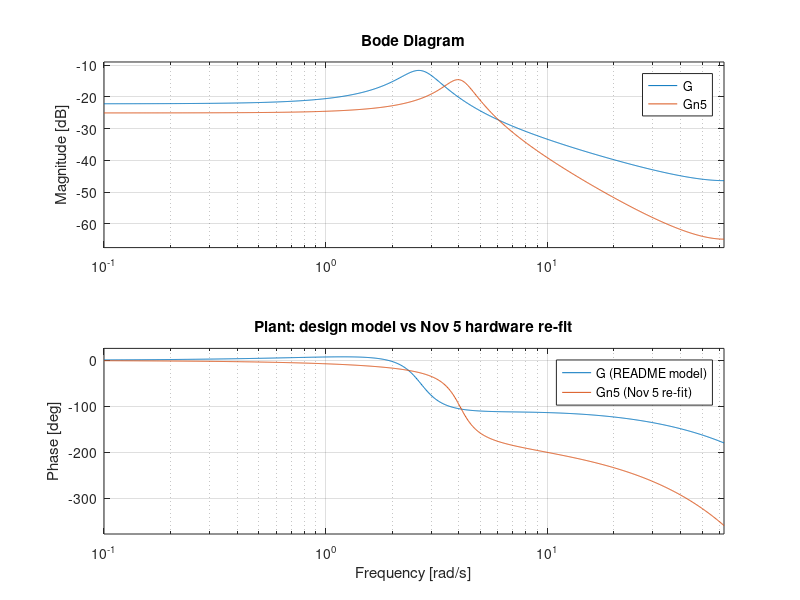

MATLAB code to generate this figure: (Note: this script raises an error after producing the figure.)
% closed_loop_sim.m
% Lead-lag compensator D(z) for the README model G(z), T = 50 ms.
%
% Changes from the previous version:
%   1. The lead gain comes from the target crossover (evalfr) instead of a
%      hand-picked K, and the lag-pole formula includes the gain, so the DC
%      loop gain really is target_dc_loop_gain. (Before: K = 40 was applied
%      in Dlag and left out of the pole formula, so the DC loop gain came out
%      40*99 = 3960 and crossover moved to 8.2 rad/s.)
%   2. Margins come from margin() and closed loops from feedback(), so the
%      script reports PM / crossover / settling instead of relying on plots.
%   3. Every design is also checked on Gn5, the re-fit of the 2026-11-05
%      hardware data (model_check.py). The lab design (lead pole 0.72, K = 18)
%      has 56 deg of PM on G but about 1 deg on Gn5.
%   4. Final design: lead pole 0.72 -> 0.30, K 18 -> 15, both zeros stay at
%      0.85, lag pole from the same DC-loop-gain rule. PM about 82 deg on G and
%      63 deg on Gn5. It is slower as a stand-alone closed loop (about 5 s),
%      which is fine inside the Bridge-T where F(z) does the fast part
%      (bridge_t_sim.py).
%   5. Prints the difference equation for closed_loop.py with full precision.
%      Rounding 4z^2 - 6.8z + 2.89 to 4z^2 - 6z + 3 made the loop unstable.

clear; close all;
tfinal = 10;
T = 0.05;

% =========================================================
% Plant
% =========================================================

a1 = -1.92894;
a0 = 0.946607;
b1 = 0.00998879;
b0 = -0.00861729;

G = tf([0 b1 b0], [1 a1 a0], T);        % README model (design model)

% Nov 5 re-fit (2-sample delay), in the code's volts: closed_loop.py sends
% val = -u/15*4095, while G was fit with 293 DAC counts per volt
code_scale = (4095/15)/293;
Gn5 = code_scale*tf(0.00237655, [1 -1.90057153 0.94027358], T);

figure(1)
bode(G, Gn5); grid on
legend('G (README model)', 'Gn5 (Nov 5 re-fit)')
title('Plant: design model vs Nov 5 hardware re-fit')

% =========================================================
% Lead compensator
% =========================================================

target_bandwidth = 4.5;                 % rad/s, target crossover
zc = exp(1j*target_bandwidth*T);        % that frequency on the unit circle

Dlead = tf([1 -0.85], [1 -0.72], T);    % about 20 deg of lead at 4.5 rad/s
Klead = 1/abs(evalfr(Dlead*G, zc));     % gain that puts crossover at 4.5 rad/s
[~, pm_lead, ~, wc_lead] = margin(Klead*Dlead*G);
fprintf('Lead only: %.1f deg of lead at %.1f rad/s, Klead = %.1f, PM = %.1f deg at %.2f rad/s\n', ...
    rad2deg(angle(evalfr(Dlead, zc))), target_bandwidth, Klead, pm_lead, wc_lead);

figure(2)
margin(Klead*Dlead*G); grid on

% =========================================================
% Lag compensator
% =========================================================

lag_zero_rule = 1 - rad2deg(target_bandwidth*T)/500;   % rule of thumb, 0.974
lag_zero = 0.85;                                         % chosen for speed

% phase the lag costs at the target crossover (worst case: pole at 1)
fprintf('Lag phase at %.1f rad/s: zero %.3f -> %.1f deg, zero %.2f -> %.1f deg\n', ...
    target_bandwidth, ...
    lag_zero_rule, rad2deg(angle((zc - lag_zero_rule)/(zc - 1))), ...
    lag_zero, rad2deg(angle((zc - lag_zero)/(zc - 1))));

target_dc_loop_gain = 99;               % 1% steady-state error

% lag pole so that K*Dlead(1)*Dlag(1)*G(1) = target_dc_loop_gain (K included)
lag_pole = @(K, Dl) 1 - (1 - lag_zero)*K*dcgain(Dl)*dcgain(G)/target_dc_loop_gain;

% lab design (README): K = 18, lead pole 0.72
K_lab = 18;
p_lab = lag_pole(K_lab, Dlead);
D_lab = K_lab*Dlead*tf([1 -lag_zero], [1 -p_lab], T);

% re-tuned design (bridge_t.py): K = 15, lead pole 0.30
lead_zero = 0.85;
lead_pole = 0.30;
K = 15;
Dlead2 = tf([1 -lead_zero], [1 -lead_pole], T);
p = lag_pole(K, Dlead2);
Dlag = tf([1 -lag_zero], [1 -p], T);
D = K*Dlead2*Dlag

fprintf('\n');
print_margins(sprintf('Lab D: K = %g, lead pole 0.72, lag pole %.5f', K_lab, p_lab), D_lab, G, Gn5);
print_margins(sprintf('Re-tuned D: K = %g, lead pole %.2f, lag pole %.5f', K, lead_pole, p), D, G, Gn5);

% =========================================================
% Plots
% =========================================================

figure(3)
bode(D_lab*G, D_lab*Gn5, D*G, D*Gn5); grid on
legend('lab D \times G', 'lab D \times Gn5', 'D \times G', 'D \times Gn5')
title('Loop gain D(z)G(z)')

figure(4)
margin(D*G); grid on

figure(5)
margin(D*Gn5); grid on

figure(6)
step(feedback(D_lab*G, 1), feedback(D*G, 1), feedback(D*Gn5, 1), tfinal); grid on
legend('lab D, G', 'D, G', 'D, Gn5')
title('Closed-loop step, D alone (no F)')

figure(7)
step(feedback(D_lab*Gn5, 1), tfinal); grid on
title('Lab D on the Nov 5 re-fit')

% =========================================================
% Difference equation for closed_loop.py
% =========================================================

[num, den] = tfdata(D, 'v');
fprintf('\nclosed_loop.py, direct form (keep every digit; r1km1/r1km2 hold e[k-1], e[k-2]):\n');
fprintf('u1 = %.7f*u1km1 %+.7f*u1km2 %+.7f*e %+.7f*r1km1 %+.7f*r1km2\n', ...
    -den(2), -den(3), num(1), num(2), num(3));
fprintf('\nclosed_loop.py, cascade form (zeros stay exact, safer to edit):\n');
fprintf('x  = %.2f*xkm1 + %g*(e - %.2f*ekm1)\n', lead_pole, K, lead_zero);
fprintf('u1 = %.5f*u1km1 + x - %.2f*xkm1\n', p, lag_zero);

% =========================================================
% Local functions
% =========================================================

function print_margins(name, D, G, Gn5)
    fprintf('%s\n', name);
    plants = {G, Gn5};
    labels = {'G  ', 'Gn5'};
    for i = 1:2
        L = D*plants{i};
        [gm, pm, ~, wc] = margin(L);
        cl = feedback(L, 1);
        stable = all(abs(pole(cl)) < 1);
        if stable
            s = stepinfo(cl, 'SettlingTimeThreshold', 0.05);
            ts = s.SettlingTime;
            os = s.Overshoot;
        else
            ts = NaN;
            os = NaN;
        end
        fprintf(['  %s: PM = %5.1f deg at %5.2f rad/s, GM = %5.1f dB, DC loop gain = %5.1f, ' ...
                 'stable = %d, 5%% settling = %5.2f s, overshoot = %4.1f%%\n'], ...
            labels{i}, pm, wc, 20*log10(gm), dcgain(L), stable, ts, os);
    end
end
